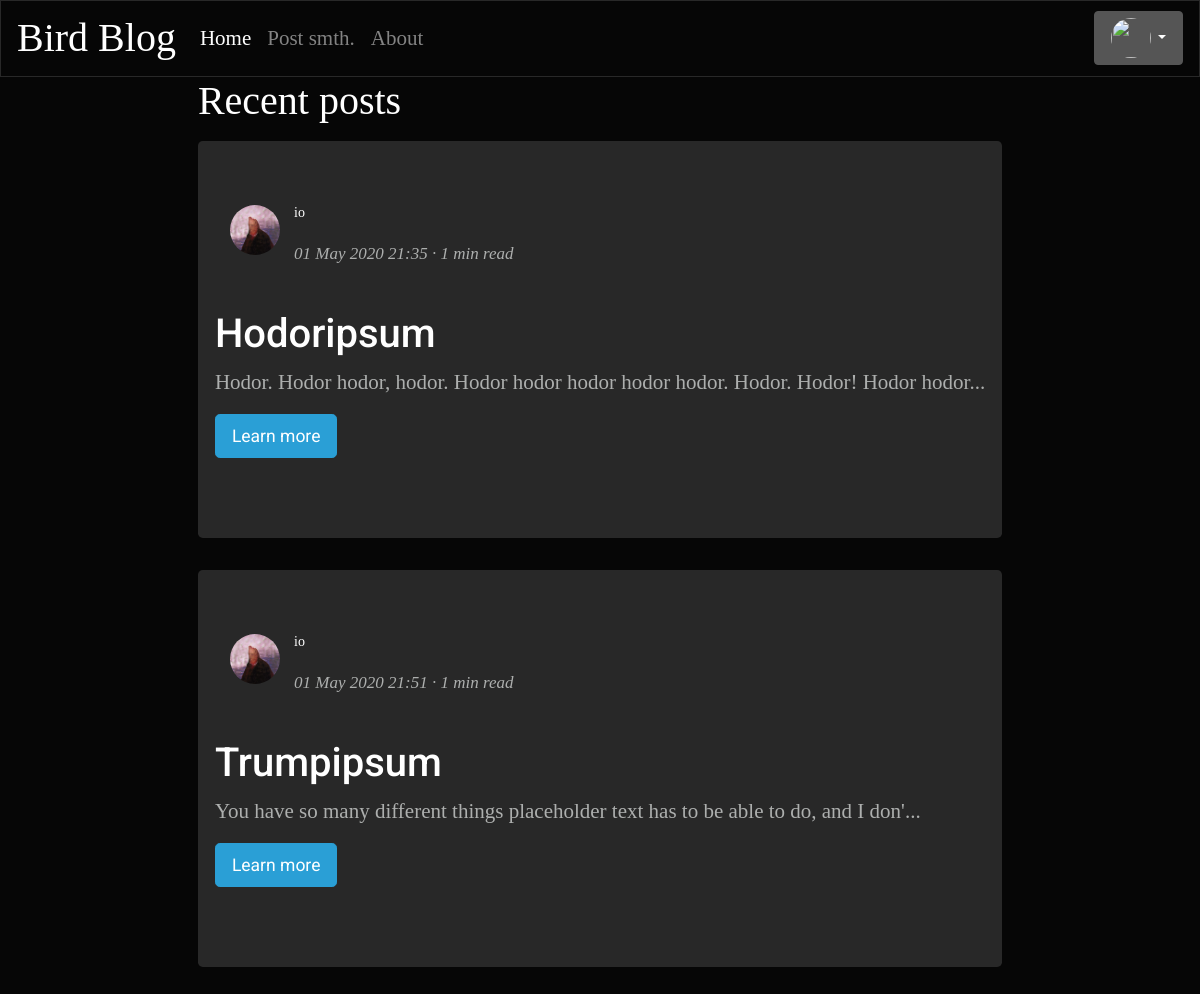
/index (signed in), run on the app's committed database.
### tables this page shows
CREATE TABLE "texts" (
	"ID"	INTEGER,
	"textName"	TEXT,
	"textContent"	TEXT,
	"author"	TEXT,
	"date"	TEXT,
	"rating"	INTEGER,
	"dateComputer"	INTEGER
);

### server.py (the view)
@app.route('/')
@app.route('/index')
def main():
    connTexts = sqlite3.connect("texts.db")
    g = connTexts.cursor()
    latestPosts = g.execute("SELECT * FROM `texts` ORDER BY dateComputer ASC LIMIT 5;")
    latestPosts = latestPosts.fetchall()
    connTexts.commit()
    connTexts.close()
    return render_template("index.html", fullPostData=latestPosts)

### server.py (called while the page is built)
@app.after_request
def add_header(response):
    response.headers['Cache-Control'] = 'no-store, no-cache, must-revalidate, post-check=0, pre-check=0, max-age=0'
    response.headers['Pragma'] = 'no-cache'
    response.headers['Expires'] = '-1'
    return response

### templates/index.html (shortened to what this page needs)
<!DOCTYPE html>
<html lang="en">
<head>
    {% set titleName = "index"  %}
    {% include '/styles.html' %}
</head>
<body>
    {% include 'header.html' %}
    <div class="row mb-5" >
        <div class="col-md"></div>
            <div class = "center-block" >
                <h1 class="serifh1">Recent posts</h1>
                {% block poster %}
                {% for post in fullPostData %}
                    <div class = "jumbotron">
                        <div class = "row">
                            <div class="col-md-1">
                                <a href="id/{{post[3]}}">
                                <img src = "static/images/users/{{post[3]}}.jpg" alt="" class="round" width="50" height="50">
                                </a>
                            </div>
                            <div class="col-md-5">
                                <a class="serif" href="id/{{post[3]}}"><h6>{{ post[3] }}</h6></a>
                                <p class="serifh2"><i>{{ post[4] }} · {{(post|length / 1500)|round(0, "ceil")|int}} min read</i></p>
                            </div>
                        </div>
                        <div class = "row">
                            <p><h3>{{ post[1] }}</h3></p>
                        </div>
                        <div class = "row">
                            {% if post[2]|length > 83 %}
                                <p class = "serif">{{ post[2][:83] }}...</p>
                            {% else %}
                                <p class = "serif">{{ post[2]}}...</p>
                            {% endif %}
                        </div>
                        <div class = "row">
                            <p class="lead">
                                <a class="btn btn-primary btn-lg" href="/texts/{{post[0]}}" role="button">Learn more</a>
                            </p>
                        </div>
                    </div>
                {% endfor %}
                {% endblock %}
            </div>
        <div class="col-md"></div>
    </div>
</body>
</html>

### templates/styles.html (style rules this page uses)
.serif { font-family: Georgia, 'Times New Roman', Times, serif; font-size: 21px; line-height: 32px; font-weight: 400; }
.serifh1 { font-family: Georgia, 'Times New Roman', Times, serif; font-size: 40px; line-height: 48px; font-weight: 400; }
.serifh2 { font-family: Georgia, 'Times New Roman', Times, serif; font-size: 17px; line-height: 48px; font-weight: 400; }
.round { border-radius: 100px; }
html, body { max-width: 100%; overflow-x: hidden; }

### data on the page
texts: author "io", date "01 May 2020 21:35", value "1", textName "Hodoripsum", textContent "Hodor. Hodor hodor, hodor. Hodor hodor hodor hodor hodor. Hodor. Hodor! Hodor hodor"
texts: author "io", date "01 May 2020 21:51", value "1", textName "Trumpipsum", textContent "You have so many different things placeholder text has to be able to do, and I don'"
